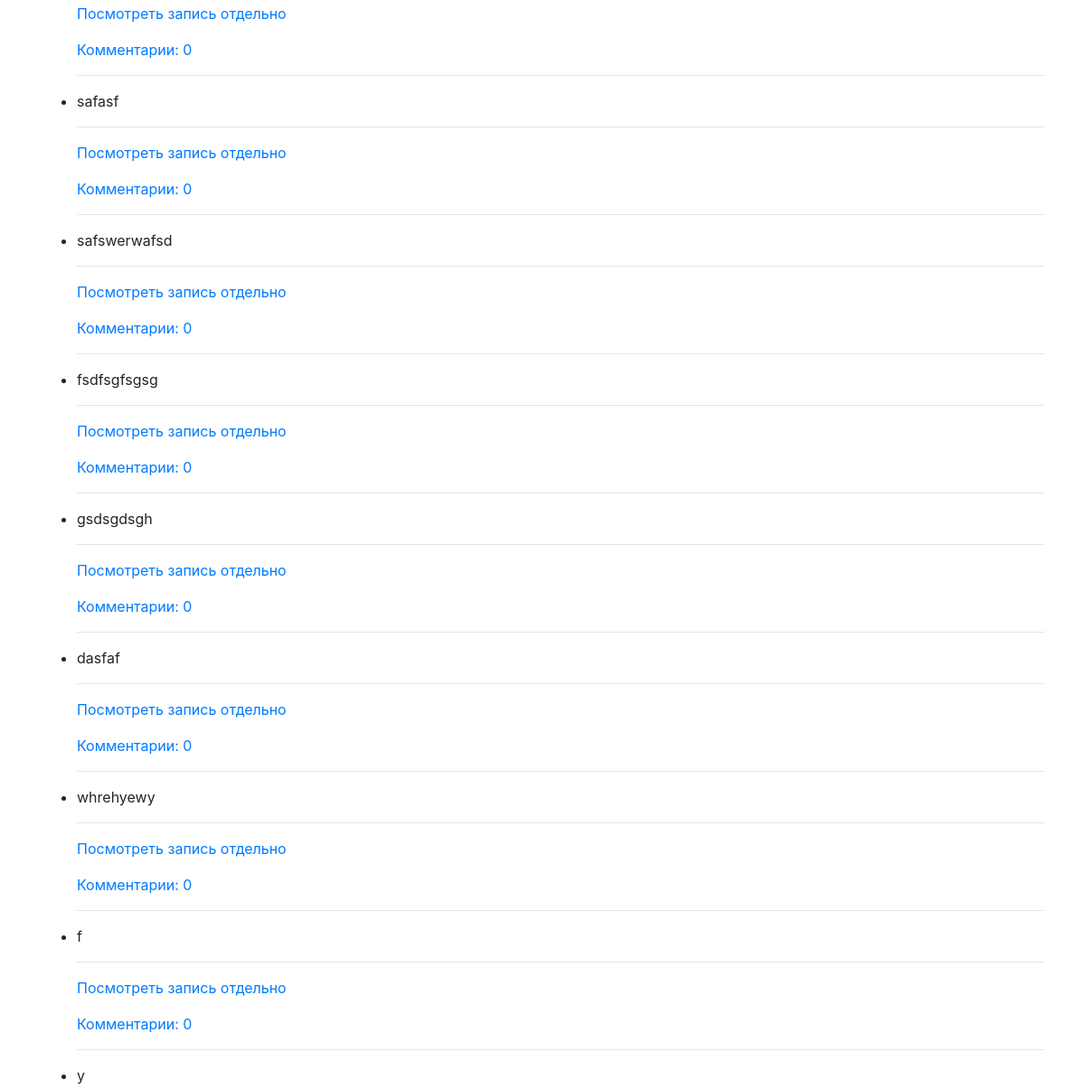
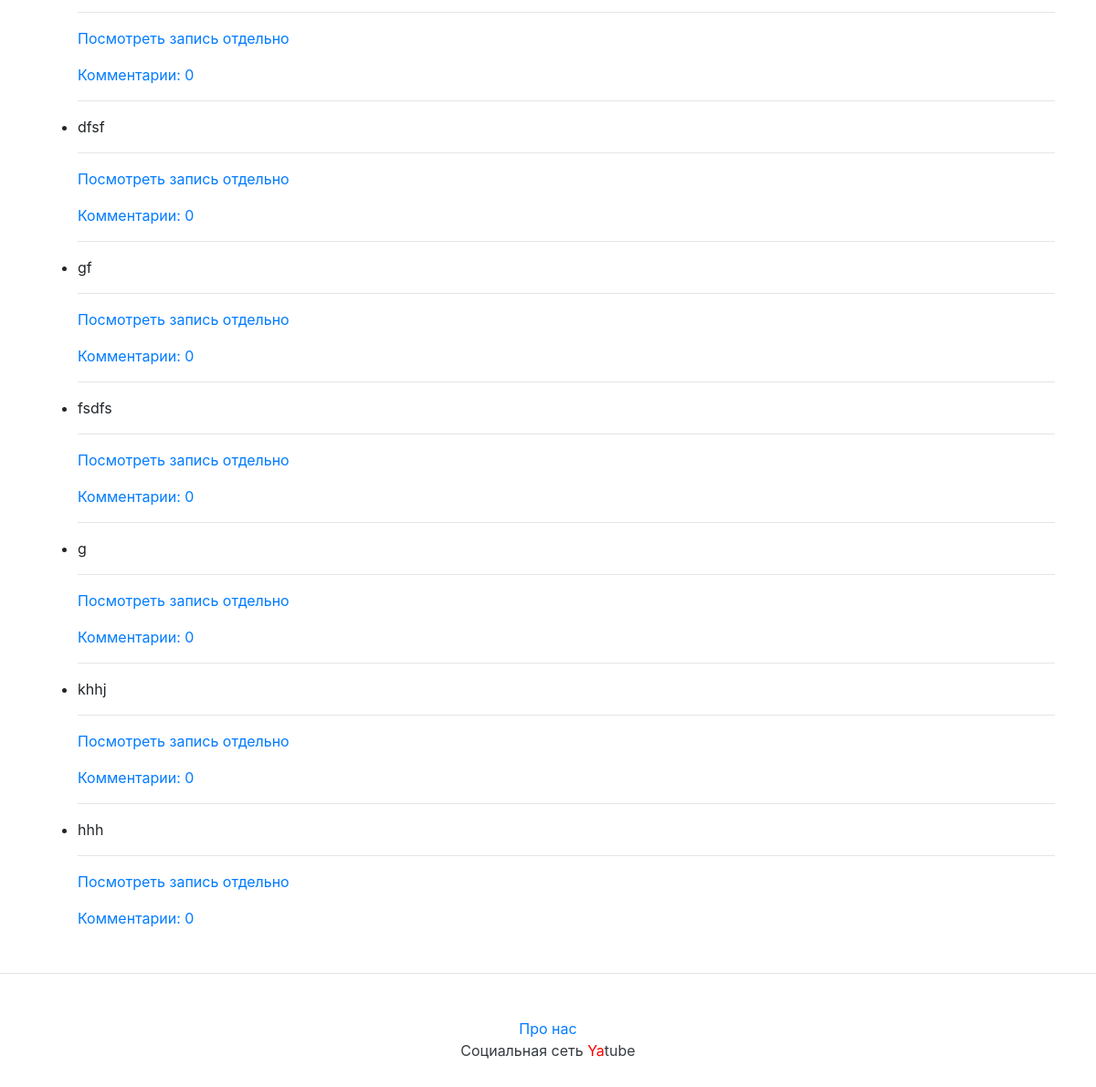
/anton/ (lower part), run on an earlier commit of the app's database (2 pictures, top to bottom).
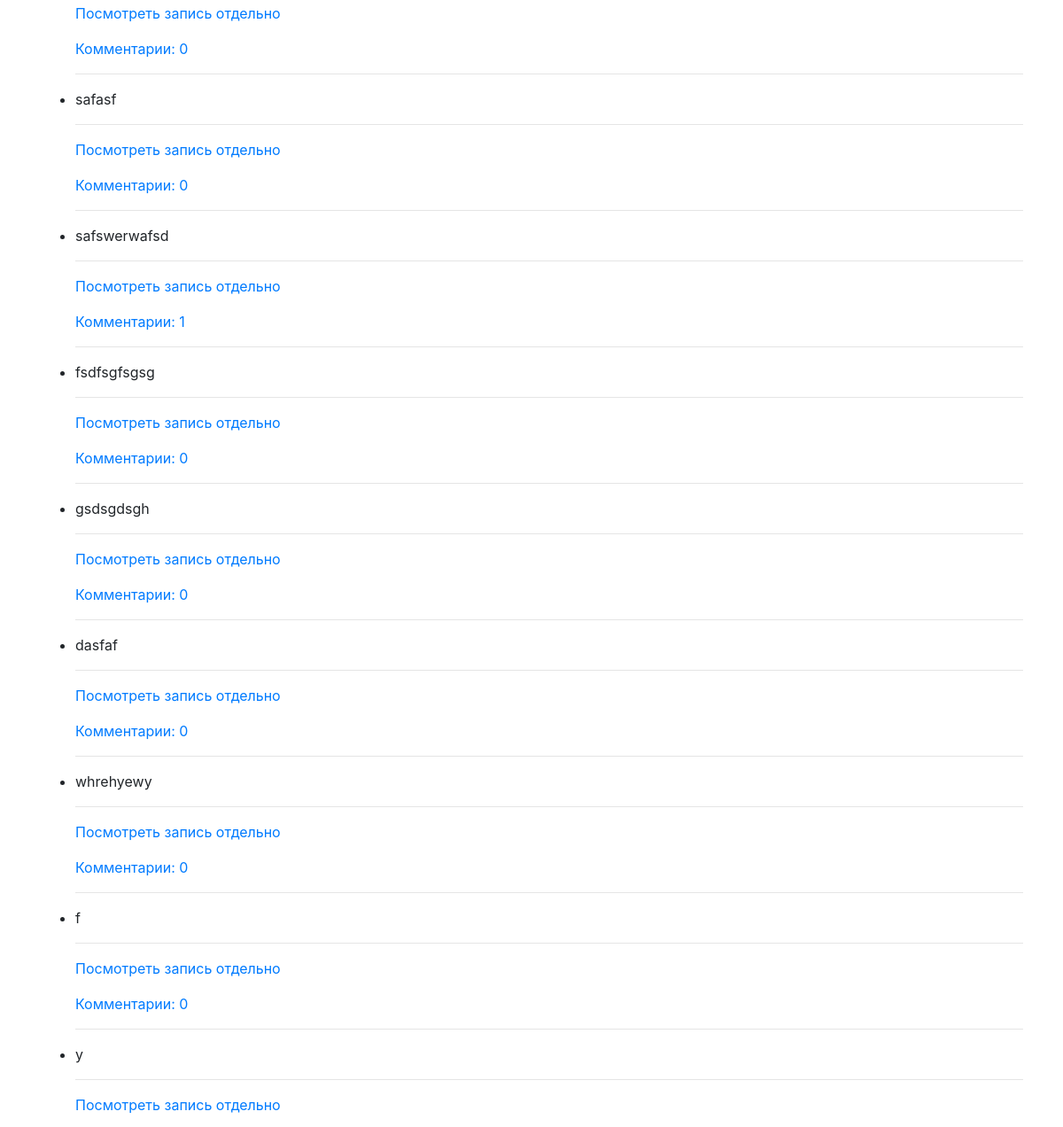
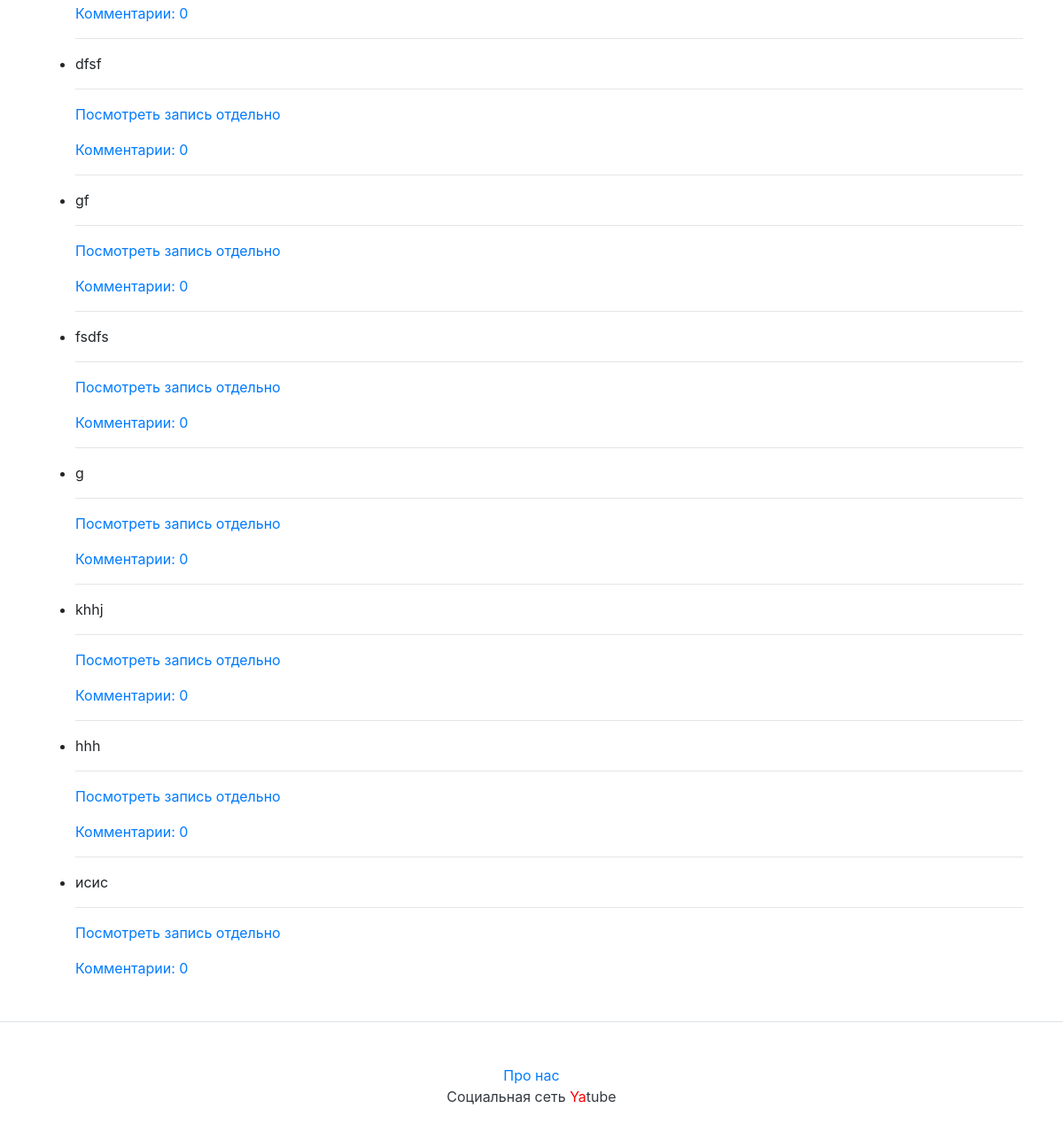
And on a later commit of the database (2 pictures, top to bottom).
### posts/models.py (models this page shows)
class Post(models.Model):
    text=models.CharField(max_length=25,null=True,verbose_name='введите текст' )
    pub_date=models.DateTimeField('date published',auto_now_add=True,)  #db_index=True для оптимизации#
    author=models.ForeignKey(User, on_delete=models.CASCADE, null=True,related_name='posts')
    image=models.ImageField(upload_to='posts/',blank=True,null=True)
    def __str__(self):
        return self.text

### posts/views.py (the view)
# urls.py: path('<str:username>/', user_posts, name='profile'),
@cache_page(60*15)
def user_posts(request, username):   #все посты
  tak=Post.objects.all
  posts = Post.objects.filter(author__username=username ) # от конкретного автора
  return render(request, 'profile.html', {'posts':posts,'tak':tak })

### templates/profile.html
{% extends 'base.html' %}
{% block content %}
{% for a in posts %}
<ul><li>
<hr>
<p>{{a}}</p>
<hr>
<a href="{% url 'tak'  request.user.id a.id %}">Посмотреть запись отдельно</a></p>
<a href="{% url 'tak' request.user.id a.id%}">Комментарии: {{a.comments.count}}</a>
</li>
</ul>
{% endfor %}
{% endblock content %}

What changed in the data, as far as the page shows it:
computed for Post "safswerwafsd": comments.count "0" → "1"
added Post: text "исис", comments.count "0"
